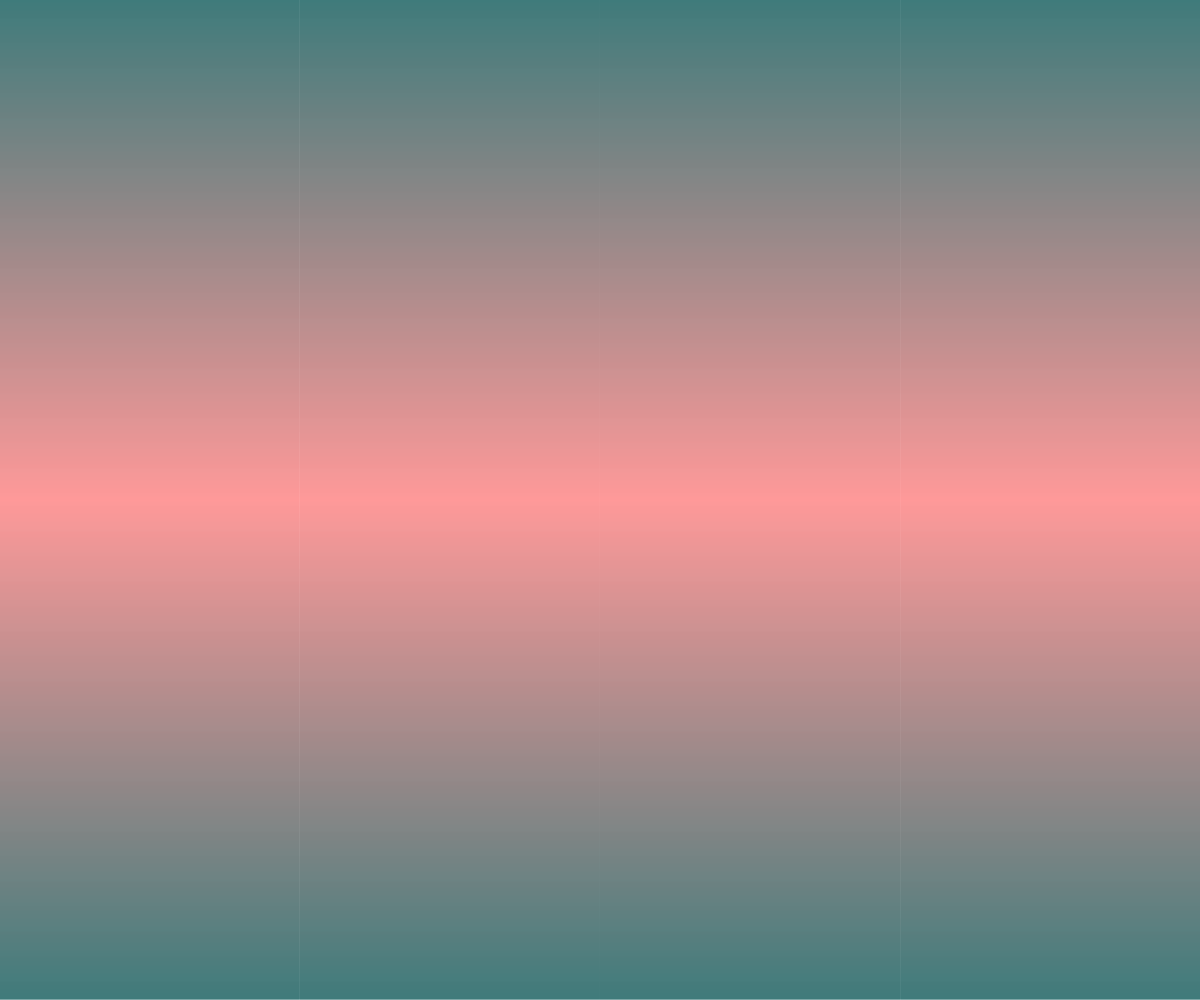
Frame 1 (no input)
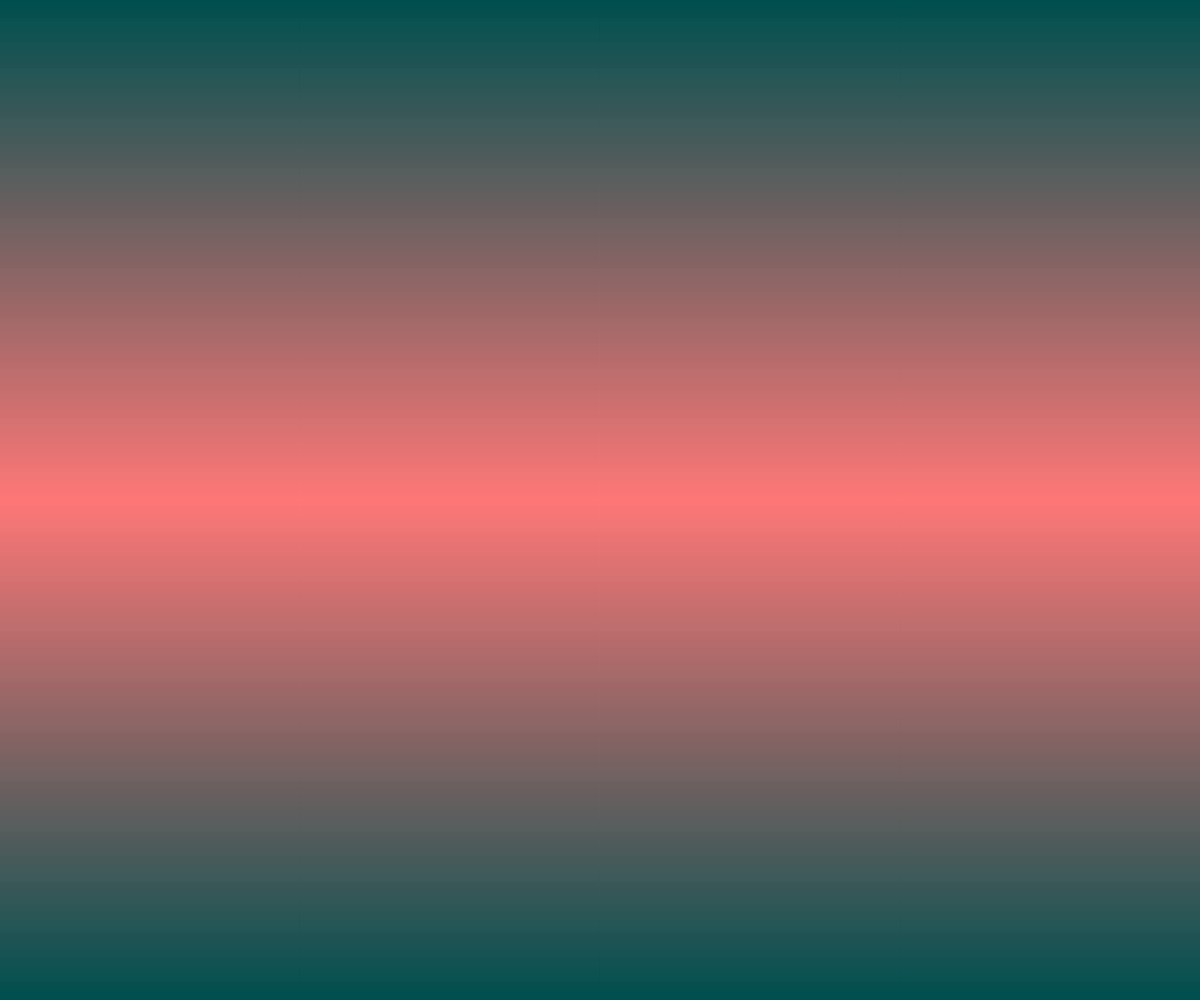
Frame 60 (no input)
Frame 120 (the mouse pressed at the canvas centre since frame 60): identical to frame 60, image omitted

The p5.js sketch that drew these frames (run headless with seeded random() and noise() and a simulated clock; from frame 60 on, the mouse is pressed at the canvas centre):

// p5.js sketch
// ── sketch.js
let degwade;

function setup() {
  createCanvas(windowWidth, windowHeight);

  degwade = ligneHorizon(width, height, 

    0, 255,
    80, 120, 
    80, 120,

    255, 0, 
    120, 80, 
    120, 80);

  
    
    
}



function windowResized() {
  resizeCanvas(windowWidth, windowHeight);
}

function draw() {
  image(degwade, 0, 0, width, height);
} 


function ligneHorizon(w, h, r1, r2, v1, v2, b1, b2, ir1, ir2, iv1, iv2, ib1, ib2) {
  let graphic = createGraphics(w,h);
  
  
  for (let compteur = 0; compteur < height; compteur++) {
    let sup1 = map(compteur, 0, h/2, r1, r2);
    let sup2 = map(compteur, 0, h/2, v1, v2);
    let sup3 = map(compteur, 0, h/2, b1, b2);
  
    let inf1 = map(compteur, h/2, h, ir1, ir2);
    let inf2 = map(compteur, h/2, h, iv1, iv2);
    let inf3 = map(compteur, h/2, h, ib1, ib2);

  if(compteur < h/2){
    graphic.stroke(sup1, sup2, sup3); 
  }
  else {
    graphic.stroke(inf1, inf2, inf3);
  }
  graphic.line (0, compteur, w, compteur);
}
return graphic;
}

function degwaCircle(w, h, r1, r2, v1, v2, b1, b2) {
  let graphic = createGraphics(w,h);
  
  /*rectMode (CENTER);
  translate (w/2, h/2);*/

  for (let compteur = 0; compteur < height; compteur++) {
    let sup1 = map(compteur, 0, h, r1, r2);
    let sup2 = map(compteur, 0, h, v1, v2);
    let sup3 = map(compteur, 0, h, b1, b2);

    graphic.fill (sup1, sup2, sup3);
    graphic.noStroke();
    graphic.ellipse (w/2, h/2, h-compteur, h-compteur);

}
return graphic;
}
